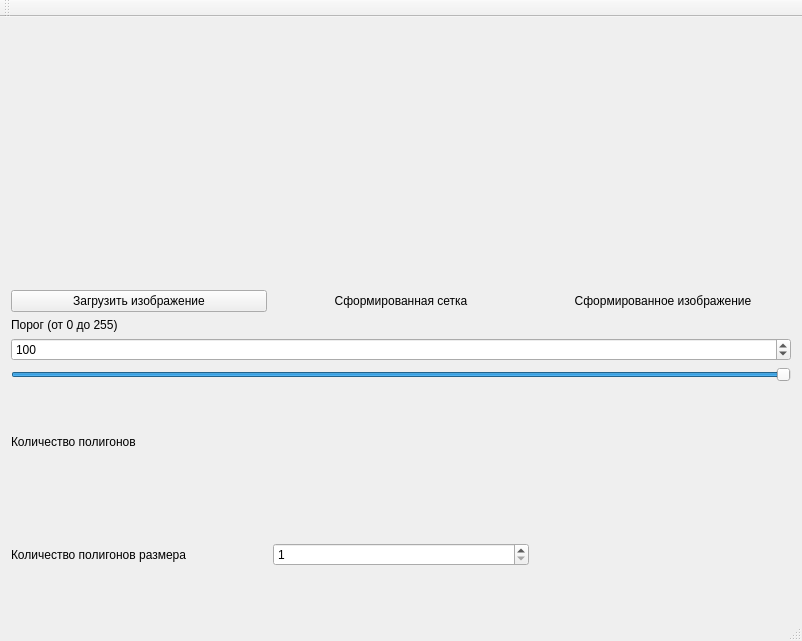
<?xml version="1.0" encoding="UTF-8"?>
<ui version="4.0">
 <class>Model_main</class>
 <widget class="QMainWindow" name="Model_main">
  <property name="geometry">
   <rect>
    <x>0</x>
    <y>0</y>
    <width>797</width>
    <height>641</height>
   </rect>
  </property>
  <property name="windowTitle">
   <string>Разбиение изображения</string>
  </property>
  <widget class="QWidget" name="centralWidget">
   <layout class="QVBoxLayout" name="verticalLayout_7">
    <item>
     <layout class="QVBoxLayout" name="verticalLayout_4">
      <item>
       <layout class="QHBoxLayout" name="horizontalLayout">
        <item>
         <layout class="QVBoxLayout" name="verticalLayout">
          <item>
           <widget class="QLabel" name="label_pic_src">
            <property name="minimumSize">
             <size>
              <width>256</width>
              <height>256</height>
             </size>
            </property>
            <property name="maximumSize">
             <size>
              <width>256</width>
              <height>256</height>
             </size>
            </property>
            <property name="text">
             <string/>
            </property>
           </widget>
          </item>
          <item>
           <widget class="QPushButton" name="pushButton_load">
            <property name="text">
             <string>Загрузить изображение</string>
            </property>
           </widget>
          </item>
         </layout>
        </item>
        <item>
         <layout class="QVBoxLayout" name="verticalLayout_2">
          <item>
           <widget class="QLabel" name="label_pic_grid">
            <property name="minimumSize">
             <size>
              <width>256</width>
              <height>256</height>
             </size>
            </property>
            <property name="maximumSize">
             <size>
              <width>256</width>
              <height>256</height>
             </size>
            </property>
            <property name="text">
             <string/>
            </property>
           </widget>
          </item>
          <item>
           <widget class="QLabel" name="label_4">
            <property name="text">
             <string>Сформированная сетка</string>
            </property>
            <property name="alignment">
             <set>Qt::AlignCenter</set>
            </property>
            <property name="margin">
             <number>5</number>
            </property>
            <property name="indent">
             <number>-1</number>
            </property>
           </widget>
          </item>
         </layout>
        </item>
        <item>
         <layout class="QVBoxLayout" name="verticalLayout_6">
          <item>
           <widget class="QLabel" name="label_pic_res">
            <property name="minimumSize">
             <size>
              <width>256</width>
              <height>256</height>
             </size>
            </property>
            <property name="maximumSize">
             <size>
              <width>256</width>
              <height>256</height>
             </size>
            </property>
            <property name="text">
             <string/>
            </property>
           </widget>
          </item>
          <item>
           <widget class="QLabel" name="label_5">
            <property name="text">
             <string>Сформированное изображение</string>
            </property>
            <property name="alignment">
             <set>Qt::AlignCenter</set>
            </property>
            <property name="margin">
             <number>5</number>
            </property>
            <property name="indent">
             <number>-1</number>
            </property>
           </widget>
          </item>
         </layout>
        </item>
       </layout>
      </item>
      <item>
       <layout class="QVBoxLayout" name="verticalLayout_3">
        <item>
         <widget class="QLabel" name="label">
          <property name="text">
           <string>Порог (от 0 до 255)</string>
          </property>
         </widget>
        </item>
        <item>
         <widget class="QSpinBox" name="spinBox_threshold">
          <property name="maximum">
           <number>255</number>
          </property>
          <property name="value">
           <number>100</number>
          </property>
         </widget>
        </item>
        <item>
         <widget class="QSlider" name="horizontalSlider_threshold">
          <property name="maximum">
           <number>255</number>
          </property>
          <property name="value">
           <number>255</number>
          </property>
          <property name="orientation">
           <enum>Qt::Horizontal</enum>
          </property>
         </widget>
        </item>
       </layout>
      </item>
     </layout>
    </item>
    <item>
     <layout class="QHBoxLayout" name="horizontalLayout_3">
      <item>
       <widget class="QLabel" name="label_2">
        <property name="text">
         <string>Количество полигонов</string>
        </property>
       </widget>
      </item>
      <item>
       <widget class="QLabel" name="label_polyNum">
        <property name="text">
         <string/>
        </property>
       </widget>
      </item>
     </layout>
    </item>
    <item>
     <layout class="QHBoxLayout" name="horizontalLayout_2">
      <item>
       <widget class="QLabel" name="label_3">
        <property name="text">
         <string>Количество полигонов размера</string>
        </property>
       </widget>
      </item>
      <item>
       <widget class="QSpinBox" name="spinBox">
        <property name="minimum">
         <number>1</number>
        </property>
        <property name="maximum">
         <number>256</number>
        </property>
        <property name="singleStep">
         <number>1</number>
        </property>
       </widget>
      </item>
      <item>
       <widget class="QLabel" name="label_reqPolyNum">
        <property name="text">
         <string/>
        </property>
       </widget>
      </item>
     </layout>
    </item>
   </layout>
  </widget>
  <widget class="QMenuBar" name="menuBar">
   <property name="geometry">
    <rect>
     <x>0</x>
     <y>0</y>
     <width>797</width>
     <height>21</height>
    </rect>
   </property>
  </widget>
  <widget class="QToolBar" name="mainToolBar">
   <attribute name="toolBarArea">
    <enum>TopToolBarArea</enum>
   </attribute>
   <attribute name="toolBarBreak">
    <bool>false</bool>
   </attribute>
  </widget>
  <widget class="QStatusBar" name="statusBar"/>
 </widget>
 <layoutdefault spacing="6" margin="11"/>
 <resources/>
 <connections/>
</ui>
